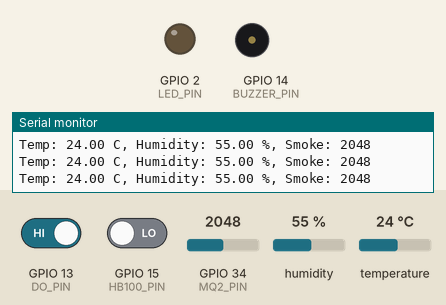
A sketch run on a simulated ESP32. On the bench: output pins drawn as LEDs (lit = HIGH), buzzer (waves = sounding, pin HIGH), the last lines printed to the serial monitor. Inputs (shaded band) come from the test bench; at power-on: GPIO 13 (DO_PIN) HIGH, GPIO 15 (HB100_PIN) LOW, GPIO 34 (MQ2_PIN) = 2048, humidity 55 %, temperature 24 °C. WiFi joins after 1.5 s; servers stay silent unless stated.

Above: at 3.0 s.
3.1 s: GPIO 13 (DO_PIN) driven LOW
At 4.5 s:
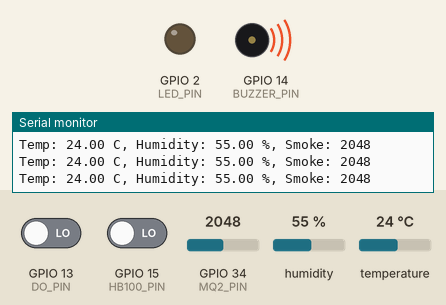
7.1 s: GPIO 13 (DO_PIN) driven HIGH
At 8.1 s:
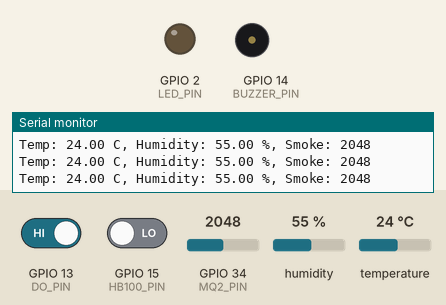
Timing chart, 0 to 10.1 s (numbered marks = the images above; inputs shaded):
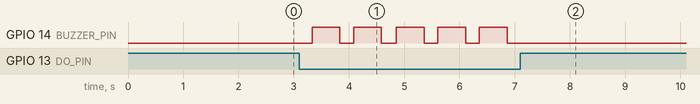

Measured:
- after the input at 3.1 s, GPIO 14 (BUZZER_PIN): alternates HIGH for 0.50 s and LOW for 0.25 s, starting after 0.23 s
- after the input at 7.1 s, GPIO 14 (BUZZER_PIN): stops changing and stays LOW

The sketch:

nuclear_plant_final.ino.ino
```cpp
// ----------- BLYNK SETUP -----------
#define BLYNK_TEMPLATE_ID "TMPL3y7hDEJzn"
#define BLYNK_TEMPLATE_NAME "Nuclear Plant Monitoring"
#define BLYNK_AUTH_TOKEN "wz36uHoughOfF5rg5EJwO1TeUgAnHs67"

#include <WiFi.h>
#include <BlynkSimpleEsp32.h>
#include <DHT.h>

// WiFi credentials
const char* ssid = "arijit's M15";
const char* password = "aubr62218";

// ----------- DOPPLER RADAR SETUP -----------
#define HB100_PIN 15  // GPIO15 for Doppler HB100 radar
#define MOTION_SENSITIVITY 10

volatile unsigned long lastPulseTime = 0;
volatile unsigned long pulseInterval = 0;
bool dopplerMotionDetected = false;
int dopplerMotionDelay = 0;
int motionValue = 0;

void IRAM_ATTR onPulse() {
  unsigned long now = micros();
  if (lastPulseTime > 0) {
    pulseInterval = now - lastPulseTime;
  }
  lastPulseTime = now;
}

// ----------- OTHER SENSORS SETUP -----------
#define DO_PIN 13       // Flame sensor digital output
#define BUZZER_PIN 14   // Buzzer pin
#define DHTPIN 32       // DHT sensor pin
#define DHTTYPE DHT11
#define MQ2_PIN 34      // Smoke sensor analog input
#define LED_PIN 2       // LED pin

DHT dht(DHTPIN, DHTTYPE);

// Geiger counter variables
#define integratingTime 15000
unsigned long counts = 0;
unsigned long events = 0;
unsigned long cpm = 0;
unsigned int multiplier = 4;
unsigned long previousMillis = 0;
double avgCounts = 0;
double avgCPM = 0;
double avgUSV = 0;
double sumCPM = 0;
double sumUSV = 0;
double uSv = 0;
double dose = 0;

BlynkTimer timer;

void tube_impulse() {
  counts++;
  events++;
}

// ----------- SETUP -----------
void setup() {
  Serial.begin(115200);

  pinMode(HB100_PIN, INPUT);
  attachInterrupt(digitalPinToInterrupt(HB100_PIN), onPulse, RISING);

  pinMode(DO_PIN, INPUT);
  pinMode(BUZZER_PIN, OUTPUT);
  pinMode(LED_PIN, OUTPUT);

  dht.begin();
  Blynk.begin(BLYNK_AUTH_TOKEN, ssid, password);

  attachInterrupt(digitalPinToInterrupt(14), tube_impulse, FALLING);

  timer.setInterval(100L, updateMeasurementData);
  Serial.println("Connecting to WiFi...");
}

// ----------- MAIN LOOP -----------
void loop() {
  Blynk.run();
  timer.run();

  // Doppler motion sense and process
  senseAndDelay(250);
  updateMotionStatus();

  if (dopplerMotionDetected) {
    Serial.println("Doppler motion was detected!");
    Blynk.virtualWrite(V5, 255);  // Human detected → turn ON Blynk LED
  } else {
    Blynk.virtualWrite(V5, 0);    // No human detected → turn OFF Blynk LED
  }

  // Flame detection
  int flame_state = digitalRead(DO_PIN);
  if (flame_state == LOW) {
    digitalWrite(BUZZER_PIN, HIGH);
    delay(500);
    digitalWrite(BUZZER_PIN, LOW);
  } else {
    digitalWrite(BUZZER_PIN, LOW);
  }

  // DHT11 reading
  float temperature = dht.readTemperature();
  float humidity = dht.readHumidity();
  int smokeLevel = analogRead(MQ2_PIN);

  if (!isnan(temperature) && !isnan(humidity)) {
    Serial.print("Temp: ");
    Serial.print(temperature);
    Serial.print(" C, Humidity: ");
    Serial.print(humidity);
    Serial.print(" %, Smoke: ");
    Serial.println(smokeLevel);

    Blynk.virtualWrite(V0, temperature);  // Temperature → V0
    Blynk.virtualWrite(V4, humidity);     // Humidity → V4
    Blynk.virtualWrite(V6, smokeLevel);   // Smoke → V6
  }
}

// ----------- GEIGER COUNTER DATA HANDLER -----------
void updateMeasurementData() {
  unsigned long currentMillis = millis();

  if (currentMillis - previousMillis > integratingTime) {
    avgCounts++;
    previousMillis = currentMillis;
    cpm = counts * multiplier;
    uSv = (cpm / 151.0);

    sumCPM += cpm;
    sumUSV += uSv;

    avgCPM = sumCPM / avgCounts;
    avgUSV = sumUSV / avgCounts;

    Blynk.virtualWrite(V1, counts);   // Count per second → V1
    Blynk.virtualWrite(V2, cpm);      // CPM → V2
    Blynk.virtualWrite(V3, avgCPM);   // Hourly average CPM → V3

    Serial.print("CPM: ");
    Serial.print(cpm);
    Serial.print(", Avg CPM: ");
    Serial.println(avgCPM);

    counts = 0;
  }
}

// ----------- DOPPLER FUNCTIONS -----------
void updateMotionStatus() {
  if (motionValue > MOTION_SENSITIVITY) {
    dopplerMotionDetected = true;
    dopplerMotionDelay = 0;
  }

  if (dopplerMotionDetected) {
    if (dopplerMotionDelay < 5) {
      dopplerMotionDelay++;
    } else {
      dopplerMotionDetected = false;
    }
  }

  motionValue = 0;
}

void senseAndDelay(unsigned long duration) {
  unsigned long start = millis();

  while (millis() - start < duration) {
    int dopplerReturn = readDoppler();
    if (motionValue < dopplerReturn) {
      motionValue = dopplerReturn;
    }
  }
}

int readDoppler() {
  noInterrupts();
  unsigned long interval = pulseInterval;
  interrupts();

  if (interval > 0) {
    int frequency = 1000000 / interval;
    return frequency;
  }
  return 0;
}
```
